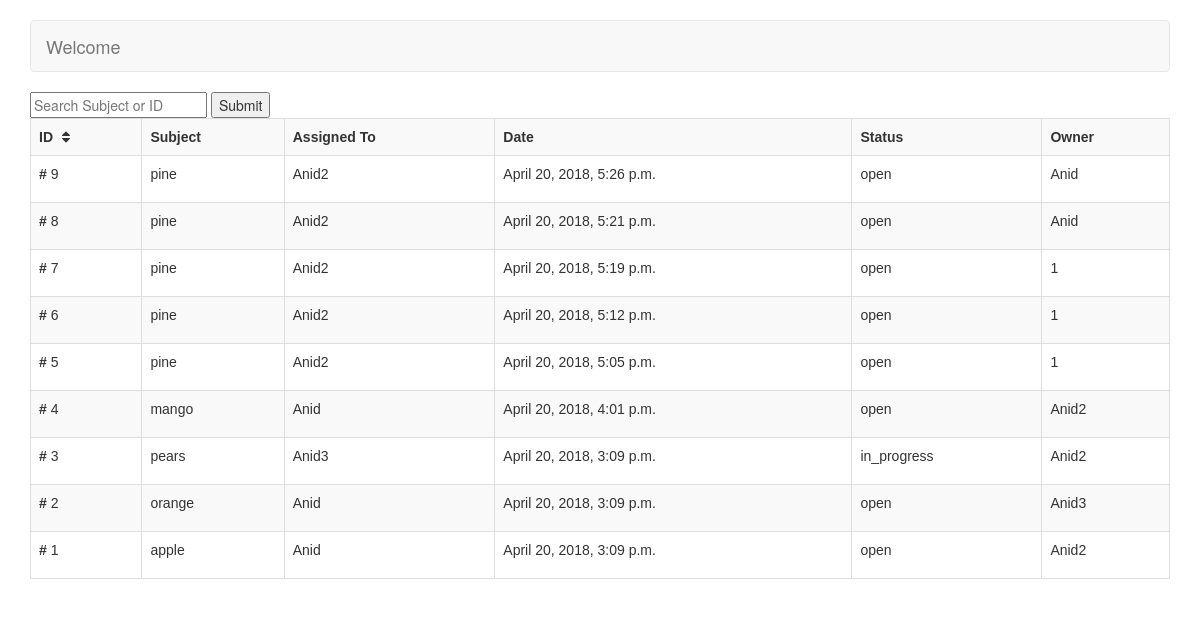
Page /list/ on the committed database.
### ticket/models.py (models this page shows, shortened)
class Tickets(models.Model):
	class Meta:
		verbose_name_plural = "tickets"
	subject = models.CharField(max_length=350)
	description = models.TextField()
	STATUS_CHOICES = (
			('open','OPEN'),
			('closed', 'CLOSED'),
			('fixed', 'FIXED'),
			('in_progress', 'IN PROGRESS'),
			('reopened','REOPENED')
		)
	status  = models.CharField(max_length=30, choices=STATUS_CHOICES)
	PRIORITY_CHOICES = (
			('low', 'LOW'),
			('medium', 'MEDIUM'),
			('high', 'HIGH'),
			('critical', 'CRITICAL')
		)
	priority = models.CharField(max_length=20, choices=PRIORITY_CHOICES)
	created_date = models.DateTimeField(auto_now_add=True)
	ticket_owner = models.CharField(max_length=250)
	assigned_to = models.ForeignKey(Employee, on_delete=models.CASCADE)

class Employee(models.Model):
	class Meta:
		verbose_name_plural = "employee"
	name = models.CharField(max_length=250)
	email_id = models.EmailField(max_length=250)
	password = models.CharField(max_length=250)
	department_id = models.ForeignKey(Departments, on_delete=models.CASCADE)
	is_admin = models.BooleanField(default=False)
	is_active = models.BooleanField(default=True)
	def __str__(self):
		return self.name

### ticket/views.py (the view)
# urls.py: path('list/', views.list_view, name='list'),
def list_view(request):
	data = Tickets.objects.all().order_by('-pk')
	query = request.POST.get('q')
	if query:
		queryset_list = Tickets.objects.filter(Q(subject__icontains=query) | Q(pk__icontains=query))
		data = queryset_list
	return render(request, 'ticket/list.html', {'data':data})

### ticket/templates/ticket/list.html (shortened to what this page needs)
{% extends 'base.html' %}
{% block head %}
	<link href="//maxcdn.bootstrapcdn.com/font-awesome/4.1.0/css/font-awesome.min.css" rel="stylesheet">
{% endblock %}
{% block body %}
<div class="container">
	<form method="POST" action="">
		<input type="text" name="q" placeholder="Search Subject or ID" />
		<input type="submit" placeholder="Search" />
	</form>
	<table id="myTable" class="table table-striped table-hover">
		<tr>
			<th scope="col"> ID <i class="fa fa-fw fa-sort"></i> </th>
			<th scope="col"> Subject </th>
			<th scope="col"> Assigned To </th>
			<th scope="col"> Date </th>
			<th scope="col"> Status </th>
			<th scope="col"> Owner </th>
		</tr>
	{% for ticket in data %}
		<tr id="pk-{{  ticket.pk }}" data-id-type="{{ ticket.pk }}" class="clickable-row" data-href="../info">
			<td> <b>#</b> {{ ticket.pk }} </td>
			<a><td> {{ ticket.subject }} </td></a>
			<a><td> {{ ticket.assigned_to }} </p></a>
			<a><td> {{ ticket.created_date }} </td></a>
			<a><td> {{ ticket.status }} </td></a>
			<a><td> {{ ticket.ticket_owner }} </td></a>
		</tr>
	{% endfor %}
	</table>
</div>
{% endblock %}

### ticket/templates/ticket/list.html (style rules this page uses)
table { font-family: arial, sans-serif; border-collapse: collapse; width: 100%; }
td, th { border: 1px solid #dddddd; text-align: left; padding: 8px; }
#myTable tr td { cursor: pointer; }

### rows in the picture
Tickets: pk "9", subject "pine", assigned_to "Anid2", created_date "April 20, 2018, 5:26 p.m.", status "open", ticket_owner "Anid"
Tickets: pk "8", subject "pine", assigned_to "Anid2", created_date "April 20, 2018, 5:21 p.m.", status "open", ticket_owner "Anid"
Tickets: pk "7", subject "pine", assigned_to "Anid2", created_date "April 20, 2018, 5:19 p.m.", status "open", ticket_owner "1"
Tickets: pk "6", subject "pine", assigned_to "Anid2", created_date "April 20, 2018, 5:12 p.m.", status "open", ticket_owner "1"
Tickets: pk "5", subject "pine", assigned_to "Anid2", created_date "April 20, 2018, 5:05 p.m.", status "open", ticket_owner "1"
Tickets: pk "4", subject "mango", assigned_to "Anid", created_date "April 20, 2018, 4:01 p.m.", status "open", ticket_owner "Anid2"
Tickets: pk "3", subject "pears", assigned_to "Anid3", created_date "April 20, 2018, 3:09 p.m.", status "in_progress", ticket_owner "Anid2"
Tickets: pk "2", subject "orange", assigned_to "Anid", created_date "April 20, 2018, 3:09 p.m.", status "open", ticket_owner "Anid3"
Tickets: pk "1", subject "apple", assigned_to "Anid", created_date "April 20, 2018, 3:09 p.m.", status "open", ticket_owner "Anid2"
